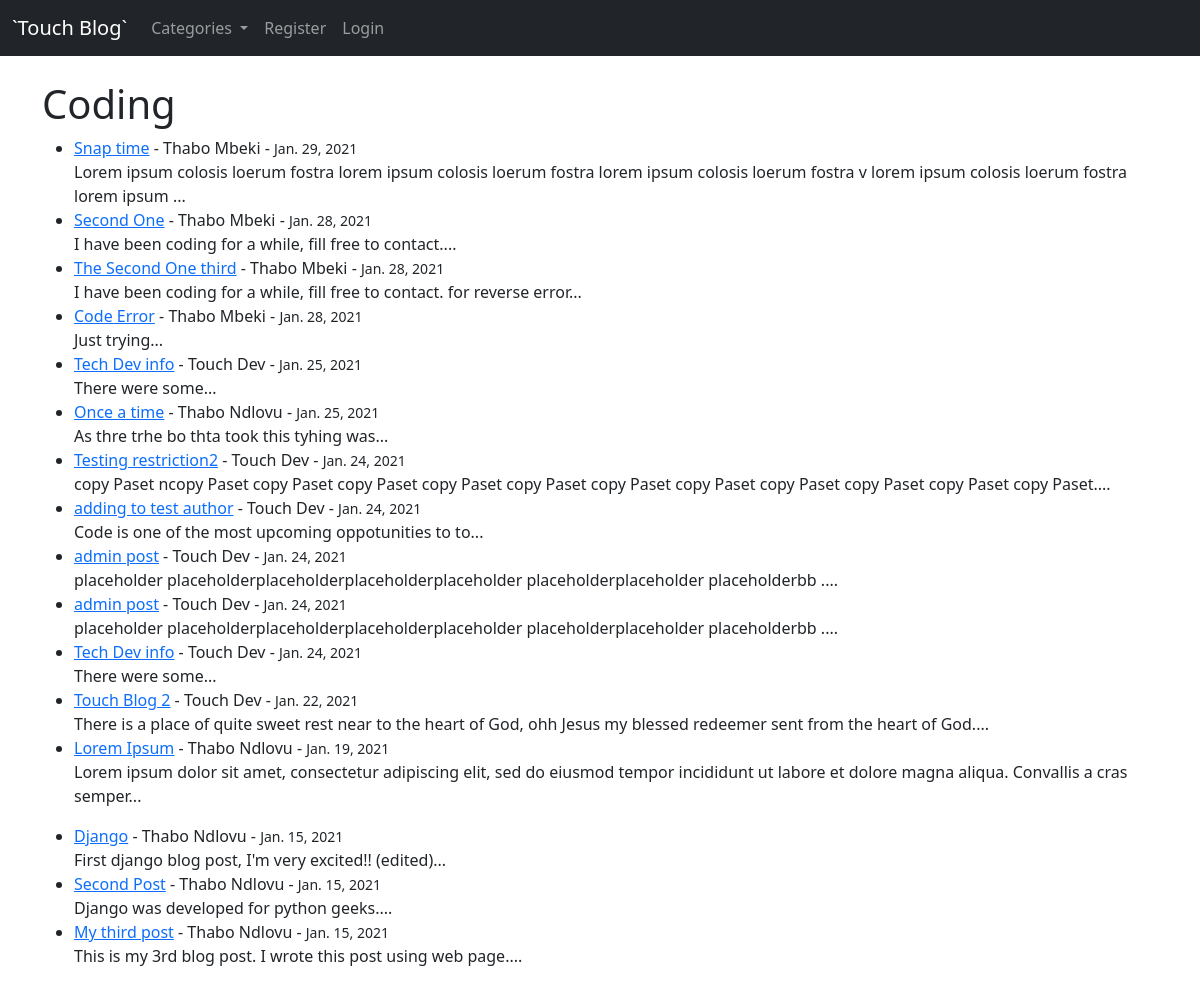
Page /blog/category/coding/ on the earlier database version.
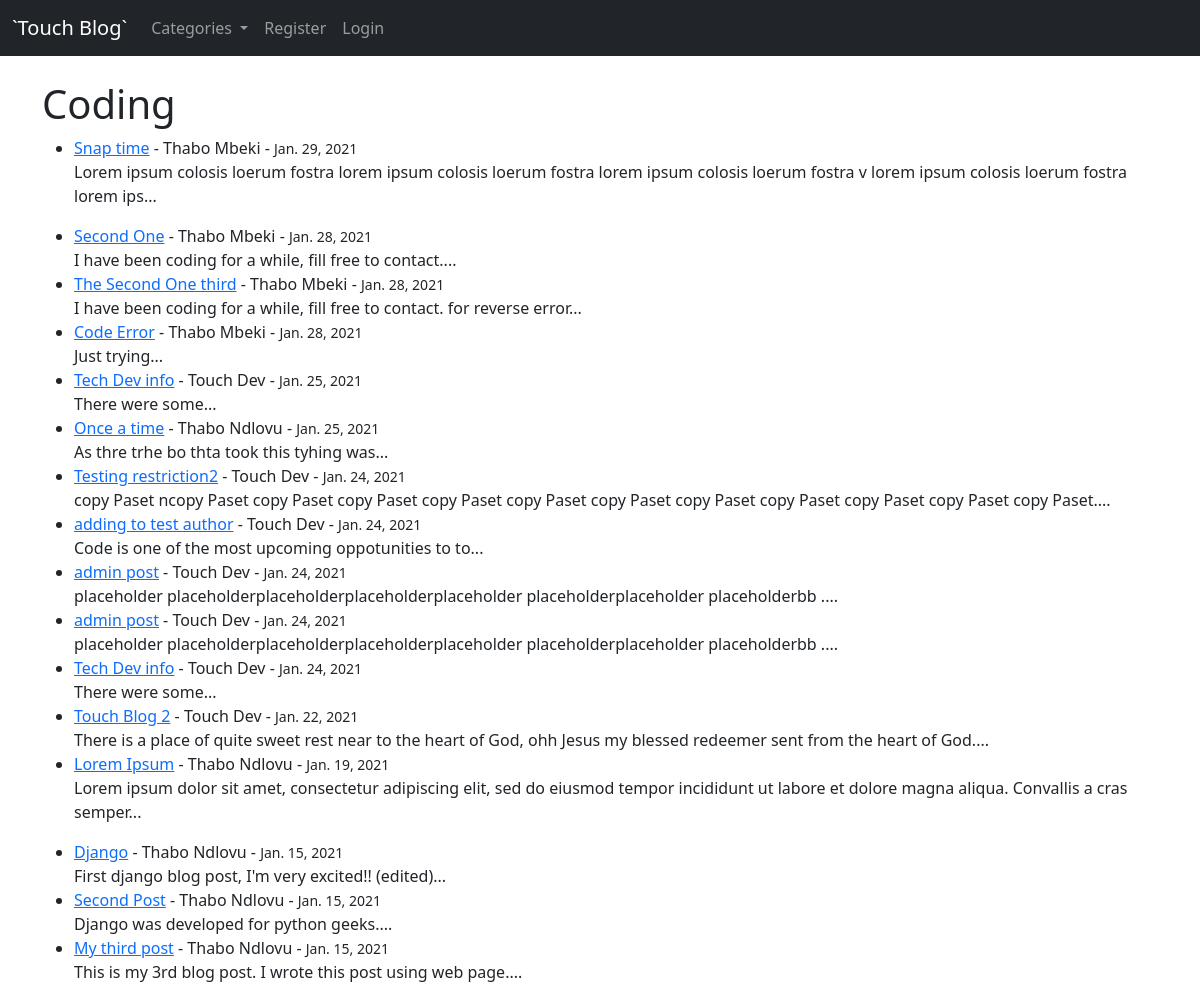
Same page on the later database version.
### blog/models.py (models this page shows, shortened)
class Post(models.Model):
    title = models.CharField(max_length=255)
    header_image = models.ImageField(blank=True, null=True, upload_to="images/")
    author = models.ForeignKey(User, on_delete=models.CASCADE)
    body = RichTextField(blank=True, null=True)
    post_date = models.DateField(auto_now_add=True)
    category = models.CharField(max_length=255, default='coding')
    snippet = models.CharField(max_length=255)
    likes = models.ManyToManyField(User, related_name="blog_posts")

### blog/views.py (the view)
# urls.py: path('category/<str:cats>/', CategoryView, name="category"),
def CategoryView(request, cats):
	category_posts = Post.objects.filter(category=cats.replace('-',' ')).order_by('-post_date')
	cat_menu = Category.objects.all()             # so as to render the category nav-link on the page
	context = {'cats':cats.title().replace('-',' '), 'category_posts':category_posts, 'cat_menu':cat_menu}
	return render(request, 'categories.html', context)

### blog/models.py (called while the page is built)
	def __str__(self):
		return self.name

### blog/templates/categories.html (shortened to what this page needs)
{% extends 'base.html' %}
{% block content %}
{% if category_posts %}
    <h1>{{ cats }} </h1>
	<ul>
		{% for post in category_posts %}
			<li>
				<a href="{% url 'article' post.pk %}">{{ post.title }}</a>
				 - {{ post.author.first_name }} {{ post.author.last_name }} - <small>{{ post.post_date }}</small>
				 <br>
				{{ post.body|slice:":150"|safe }}...
				</li>
		{% endfor %}
	</ul>
{% else %}
	<h3 style="color:red; text-align:center; margin-top:200px;">Sorry this page does not exist..</h3>
{% endif %}
{% endblock %}

Differences in the rows shown:
changed Post "Snap time": body "Lorem ipsum colosis loerum fostra lorem ipsum colosis loerum fostra lorem ipsum colosis loerum fostra v lorem ipsum colosis loerum fostra lorem ipsum" → "Lorem ipsum colosis loerum fostra lorem ipsum colosis loerum fostra lorem ipsum colosis loerum fostra v lorem ipsum colosis loerum fostra lorem ips"
